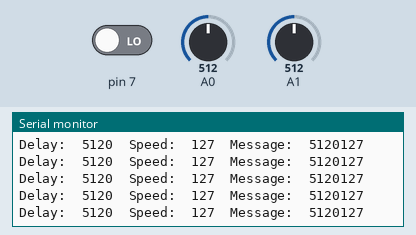
Simulated run of this sketch. Board: Arduino Uno, built with avr-gcc and run on an emulated ATmega328P. On the bench: the last lines printed to the serial monitor. The test bench sets the inputs (shaded band); at power-on: A1 = 512, A0 = 512, pin 7 LOW. No radio packets arrive unless stated.

Above: at 1.2 s.
1.3 s: A1 set to 410
At 2.4 s:
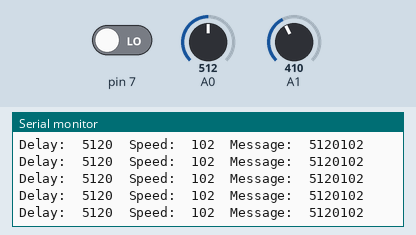
2.8 s: A1 set to 389
At 3.9 s:
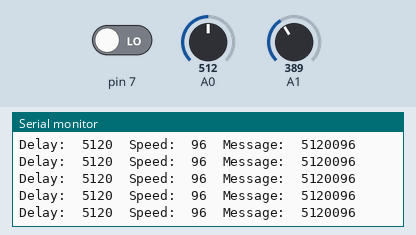
4.3 s: A0 set to 11
At 5.4 s:
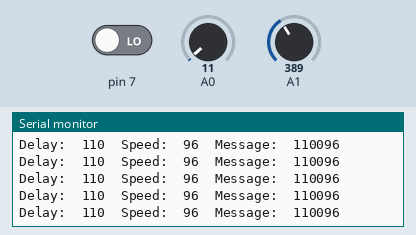
5.8 s: A0 set to 8
At 6.9 s:
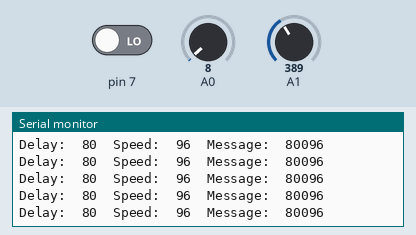
Timing chart, 0 to 8.6 s (numbered marks = the images above; inputs shaded):
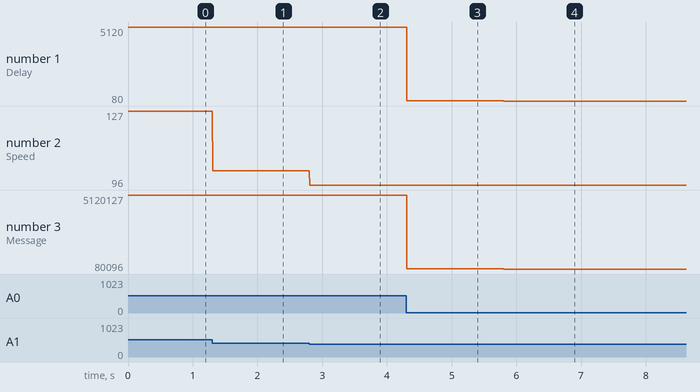

The sketch:

Controller_for_testing.ino
```cpp
//radio
#include <SPI.h>
#include <nRF24L01.h>
#include <RF24.h>
const uint64_t pipe = 0xE8E8F0F0E1LL;
RF24 radio(9, 10);
long message = 0;


void setup()
{
  pinMode (A0, INPUT);
  pinMode (A1, INPUT);
  pinMode (7, INPUT);
  Serial.begin (115200);

  radio.begin();
  radio.setRetries(15, 15);
  radio.openWritingPipe(pipe);

  radio.stopListening();
}


void loop()
{
  int emergency = digitalRead(7);

  int delaytime = map (analogRead(A0),0,1023,0,10230);
  Serial.print ("Delay:\t");
  Serial.print (delaytime);

  int throttle = map (analogRead(A1),0,1023,0,255);
  Serial.print ("  Speed:\t");
  Serial.print (throttle);

  message = delaytime*1000L + throttle;

  if (emergency == HIGH) {
    message = 10240256;
  }

  radio.write(&message, sizeof(message));
  Serial.print ("  Message:\t");
  Serial.println (message);


}
```

Measured:
- after the input at 1.3 s, the serial monitor: prints a new line at once (image 1)
- after the input at 2.8 s, the serial monitor: prints a new line at once (image 2)
- after the input at 4.3 s, the serial monitor: prints a new line at once (image 3)
- after the input at 5.8 s, the serial monitor: prints a new line at once (image 4)
- plotted number 1: 5120 → 110 after the input at 4.3 s, 110 → 80 after the input at 5.8 s
- plotted number 2: 127 → 102 after the input at 1.3 s, 102 → 96 after the input at 2.8 s
- plotted number 3: 5120127 → 5120102 after the input at 1.3 s, 5120102 → 5120096 after the input at 2.8 s, 5120096 → 110096 after the input at 4.3 s, 110096 → 80096 after the input at 5.8 s
